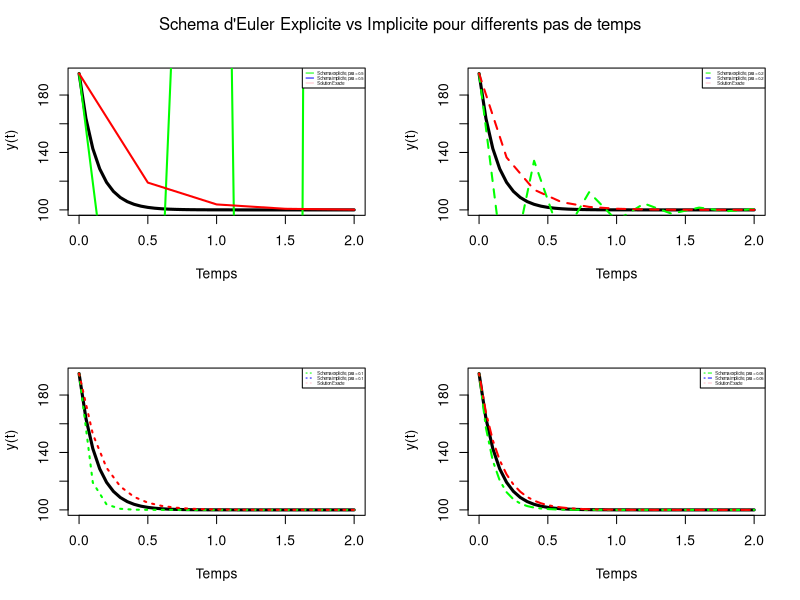

This figure's R source:
library(kableExtra)
library(knitr)
library(dplyr)

#Equation différentielle dy/dt = -2t+1
f <- function(y, t) {
  return(-8*y+800)
}

# Solution analytique
y_exact= function(y0,t){
  return(95*exp(-8*t)+100)
}
# Schema d'Euler explicite
sol_euler = function(y0,t,h) {
  y = numeric(length(t))
  y[1] = y0
  
  for (i in 2:length(t)) {
    y[i] = y[i - 1] + h * f(y[i - 1], t[i - 1])
    
  }
  
  return(y)
}
# Schema d'Euler implicite dans ce cas
sol_euler_implicite = function(y0, t, h) {
  y = numeric(length(t))
  y[1] = y0
  
  for (i in 2:length(t)) {
    y[i] = y[i - 1] + h * (-2*t[i]+1)
    
  }
  
  return(y)
}

sol_euler_implicite2 = function(y0,t,h){
  y = numeric(length(t))
  y[1] = y0
  
  for (i in 2:length(t)) {
    y[i] <- uniroot( function(yn1) {yn1 - y[i-1] - h * (-8*yn1+800) }, interval = c(-1000, 1000))$root
  }
  
  return(y)
}

# Erreur globale :
Erreur_G= function(sol_app,sol_exact) {
  return(abs(sol_app - sol_exact))
}

# Paramètres initiales
y0 = 195
T = 2
h_values = c(0.5,0.2,0.1,0.05) 
N= T / h_values 

# le maillage pour chaque pas de temps
t_list <- lapply(N, function(n) seq(0, T, by=T/n))
#print(t_list)

# solution exacte pour chaque  pas de temps 
sol_exact_list=lapply(t_list,function(t) y_exact(y0,t))
#print(sol_exact_list)

# solutions approchees
# solution par Euler explicite pour chaque pas de temps sur [0,T]
sol_app_list <- mapply(sol_euler, y0=y0, t = t_list, h = h_values, SIMPLIFY = FALSE)
#print(sol_app_list) 

# solution par Euler implicite pour chaque pas de temps sur [0,T]
sol_app_imp_list <- mapply(sol_euler_implicite2, y0=y0, t = t_list, h = h_values, SIMPLIFY = FALSE)
#print(sol_app_imp_list) 

# Calcul des erreurs globales pour chaque  pas pour schema d'euler explicite 
global_errors_list <- mapply(Erreur_G, sol_app=sol_app_list,sol_exact=sol_exact_list, SIMPLIFY = FALSE)
#print(global_errors_list[[1]])

# Calcul des erreurs globales pour chaque  pas pour schema d'euler implicite 
global_errorsimp_list<- mapply(Erreur_G, sol_app=sol_app_imp_list,sol_exact=sol_exact_list, SIMPLIFY = FALSE)

# max de les erreurs globales sur [0,T] pour chaque pas de temps
global_errors_exp_T <- sapply(global_errors_list, function(err) max(err))
global_errors_imp_T <- sapply(global_errorsimp_list, function(err) max(err))

# affichage des resultats  en fenetre Viewer
# col_names=c("y(t_i)","yexp_i","yimp_i","Egexp_i","Egimp_i") #,"max Eg_i/h")  # ("Pas_i","sum El_i","max Eg_i","Ordre")
#  for(i in 1:length(N)){
#   resultats=data.frame(Sol_exact=sol_exact_list[[i]],Sol_app_exp=sol_app_list[[i]],Sol_app_imp=sol_app_imp_list[[i]],Egexp=global_errors_list[[i]],Egimp=global_errorsimp_list[[i]])
#   resultat_kable <- kable(resultats, "html", col.names = NULL,digits=7)%>%
#   kable_styling(bootstrap_options = c("striped", "condensed", "bordered"))%>%
#   add_header_above(col_names)%>%
#   column_spec(1, bold = TRUE)%>%
#   row_spec(1:nrow(resultats), align = "c")
#   print(resultat_kable)
#  }
col_names <- c("Pas h", "Egexp_i", "Egimp_i")
resultat_kable <- list() # pour mettre tous les resultats concernant les differents pas de temps en meme tableau
for (i in 1:length(N)) {
  resultats <- data.frame(Pas = h_values[i], Eg_exp = global_errors_exp_T[i], Eg_imp = global_errors_imp_T[i])
  resultat_kable[[i]] <- resultats
}

# Combinaison de tous les dataframes en un seul
combined_result <- bind_rows(resultat_kable)

# Utilisation de kable sur le dataframe combiné
kable_table <- kable(combined_result, "html", col.names = col_names) %>%
  kable_styling(bootstrap_options = c("striped", "condensed", "bordered"))

# Afficher la table
print(kable_table)

# Affichages des graphes
par(mfrow = c(2, 2))  
col_plots1=c("green","blue","pink","darkgreen")
col_plots2="red"
for (i in 1:length(N)) {
  plot(t_list[[length(N)]], sol_exact_list[[length(N)]], type = "l", col="black", xlab = "Temps", ylab = " y(t)", lwd = 3)#, ylim = c(-0.2, 1))
  lines(t_list[[i]], sol_app_list[[i]], col = col_plots1, lwd = 2,lty =i)
  lines(t_list[[i]], sol_app_imp_list[[i]], col = col_plots2, lwd = 2,lty =i)
  legend("topright", legend = c(paste("Schema explicite, pas =", h_values[i]),paste("Schema implicite, pas =", h_values[i]), "Solution Exacte"), col = c(col_plots1,col_plots2,"black"), lty = i, cex = 0.3)
}
mtext("Schema d'Euler Explicite vs Implicite pour differents pas de temps", side = 3, line = -2, outer = TRUE)
